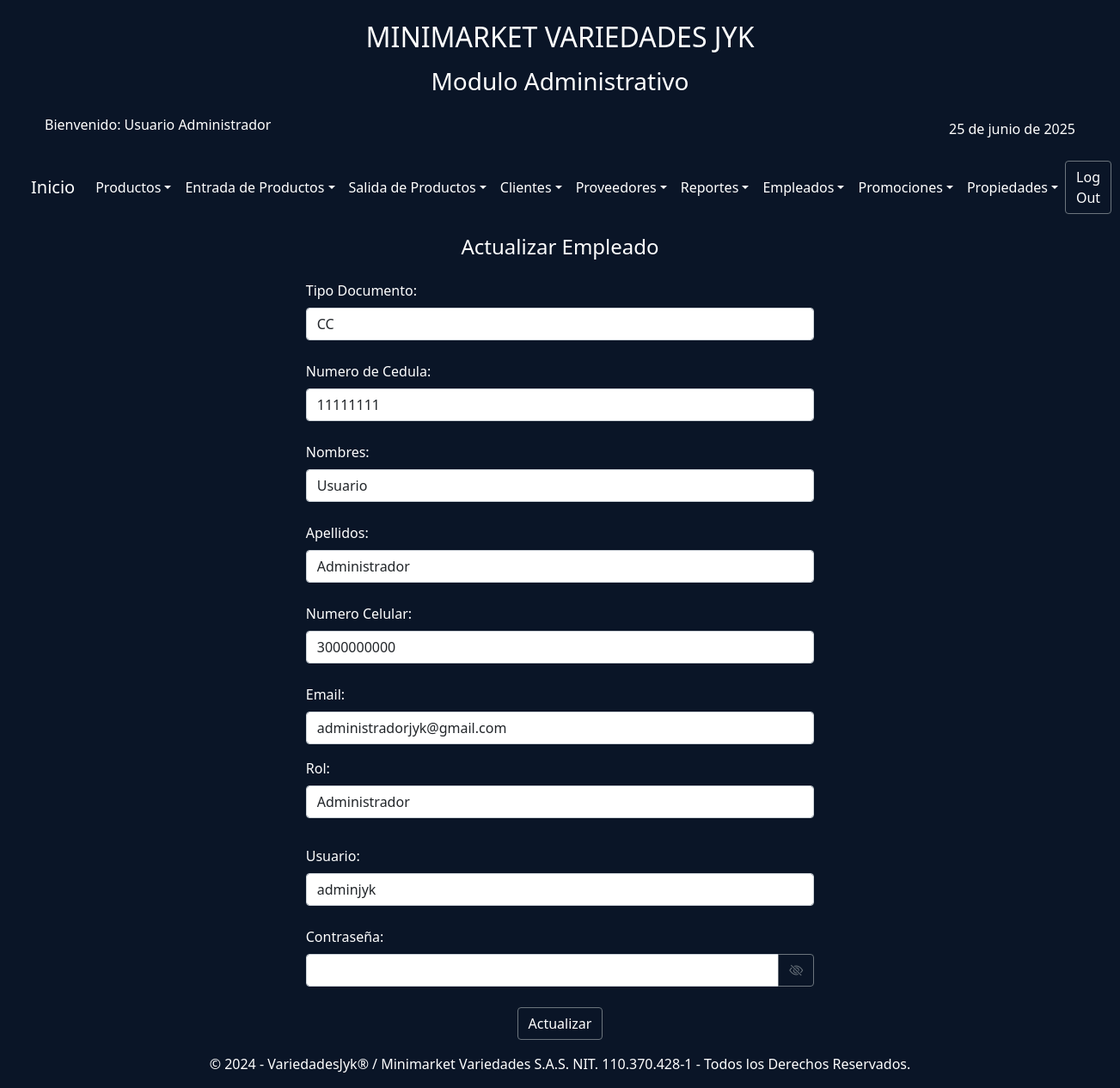
Page /index.php?action=actualizarUsuarioId&idUsuario=1 (signed in) on the committed database.
### tables this page shows
CREATE TABLE IF NOT EXISTS `registro_usuarios` (
  `idUsuario` int NOT NULL AUTO_INCREMENT,
  `idTipoDocum` int NOT NULL,
  `NumIdentificacion` varchar(15) NOT NULL,
  `Nombres` varchar(30) NOT NULL,
  `Apellidos` varchar(30) NOT NULL,
  `NumCelular` varchar(10) NOT NULL,
  `Email` varchar(40) NOT NULL,
  `idRol` int NOT NULL,
  `Usuario` varchar(10) NOT NULL,
  `Contraseña` varchar(150) NOT NULL,
  PRIMARY KEY (`idUsuario`),
  KEY `idTipoDocum` (`idTipoDocum`),
  KEY `idRol` (`idRol`)
);

CREATE TABLE IF NOT EXISTS `tipo_documento` (
  `idTipoDocum` int NOT NULL AUTO_INCREMENT,
  `tipoDocum` varchar(20) NOT NULL,
  PRIMARY KEY (`idTipoDocum`)
);

CREATE TABLE IF NOT EXISTS `roles` (
  `idRol` int NOT NULL AUTO_INCREMENT,
  `Rol` varchar(20) NOT NULL,
  PRIMARY KEY (`idRol`)
);

### controllers/controladorUsuario.php (called while the page is built, shortened)
<?php
require_once('./models/modeloUsuario.php');
require_once('./config/conexionBDJYK.php');
class ControladorUsuario
{
    private $modeloUsuario;
    public function __construct()
    {
        $database = new DataBase();
        $this->db = $database->getConnectionJYK();
        $this->modeloUsuario = new ModeloUsuario($this->db);
    }
    public function datosUsuaGenPorId()
    {
        $idUsua = $_GET['idUsuario'] ?? '';
        return $this->modeloUsuario->consultUsuaId($idUsua);
    }
}

### config/conexionBDJYK.php (called while the page is built)
<?php
class DataBase
{
    private $host = "localhost";
    private $db_name = "variedadesjyk";
    private $username = "variedadesjyk";
    private $password = "variedJYK2025";
    private static $conn = null;
    public function getConnectionJYK()
    {
        if (self::$conn === null) {
            try {
                self::$conn = new PDO(
                    "mysql:host=" . $this->host . ";dbname=" . $this->db_name,
                    $this->username,
                    $this->password
                );
                self::$conn->exec("set names utf8");
            } catch (PDOException $e) {
                echo "Error de Conexión: " . $e->getMessage();
                exit;
            }
        }
        return self::$conn;
    }
}

### models/modeloUsuario.php (called while the page is built, shortened)
<?php
class ModeloUsuario
{
    private $conn;
    private $table = "registro_usuarios";
    public function __construct($db)
    {
        $this->conn = $db;
    }
    public function consultUsuaId($idUsua)
    {
        $query = "SELECT idUsuario, idTipoDocum, NumIdentificacion, Nombres, Apellidos, NumCelular, Email, idRol, Usuario FROM " . $this->table . " WHERE idUsuario=?";
        $stmt = $this->conn->prepare($query);
        $stmt->execute([$idUsua]);
        return $stmt->fetchAll(PDO::FETCH_ASSOC);
    }
}

### controllers/controladorTipoDocum.php (called while the page is built, shortened)
<?php
require_once('./models/modeloTipoDocum.php');
require_once('./config/conexionBDJYK.php');
class ControladorTipoDocum
{
    private $modeloTipoDocum;
    public function __construct()
    {
        $database = new DataBase();
        $this->db = $database->getConnectionJYK();
        $this->modeloTipoDocum = new ModeloTipoDocum($this->db);
    }
    public function listaTiposDocum()
    {
        return $this->modeloTipoDocum->consultGenTipoDocum();
    }
}

### models/modeloTipoDocum.php (called while the page is built)
<?php
class ModeloTipoDocum
{
    private $conn;
    private $table = "tipo_documento";
    public function __construct($db)
    {
        $this->conn = $db;
    }
    public function consultGenTipoDocum()
    {
        $query = "SELECT * FROM " . $this->table;
        $stmt = $this->conn->query($query);
        return $stmt->fetchAll(PDO::FETCH_ASSOC);
    }
}

### controllers/controladorRol.php (called while the page is built, shortened)
<?php
require_once('./models/modeloRol.php');
require_once('./config/conexionBDJYK.php');
class ControladorRol
{
    private $modeloRol;
    public function __construct()
    {
        $database = new DataBase();
        $this->db = $database->getConnectionJYK();
        $this->modeloRol = new ModeloRol($this->db);
    }
    public function listaRoles()
    {
        return $this->modeloRol->consultGenRoles();
    }
}

### models/modeloRol.php (called while the page is built)
<?php
class ModeloRol
{
    private $conn;
    private $table = "roles";
    public function __construct($db)
    {
        $this->conn = $db;
    }
    public function consultGenRoles()
    {
        $query = "SELECT * FROM " . $this->table;
        $stmt = $this->conn->query($query);
        return $stmt->fetchAll(PDO::FETCH_ASSOC);
    }
}

### views/usuarios/actualizarUsuario.php (the view, shortened to what this page needs)
<?php include('./views/layautModAdmin/headerModAdmin.php'); ?>
<div class="container-fluid">
    <div class="row justify-content-center">
        <div class="col-lg-6 col-md-8 col-sm-10">
            <div class="text-center text-white mt-3">
                <h4>Actualizar Empleado</h4>
            </div>
            <form class=" mt-2" action="index.php?action=actualizarUsuario" method="post">
                <?php foreach ($usuarios as $usuario): ?>
                    <div class=" mt-2">
                        <label for="tipoDocum" class="form-label text-white mt-3">Tipo Documento:</label>
                        <?php $tipoDoc = $usuario['idTipoDocum']; ?>
                        <select id="tipoDocum" name="tipoDocum" class="form-control" required>
                            <?php foreach ($tipoDocum as $tipos): ?>
                                <option value="<?= $tipos['idTipoDocum']; ?>" <?= $tipos['idTipoDocum'] == $tipoDoc ? 'selected' : '' ?>>
                                    <?= $tipos['tipoDocum']; ?>
                                </option>
                            <?php endforeach; ?>
                        </select>
                    </div>
                    <div class=" mt-2">
                        <label for="documUsu" class="form-label text-white mt-3">Numero de Cedula:</label>
                        <input type="text" class="form-control" name="documUsu" value="<?= $usuario['NumIdentificacion']; ?>" required>
                    </div>
                    <div class="mt-2">
                        <label for="nomUsu" class="form-label text-white mt-3">Nombres:</label>
                        <input type="text" class="form-control" name="nomUsu" value="<?= $usuario['Nombres']; ?>" required>
                    </div>
                    <div class="mt-2">
                        <label for="apellUsu" class="form-label text-white mt-3">Apellidos:</label>
                        <input type="text" class="form-control" name="apellUsu" value="<?= $usuario['Apellidos']; ?>" required>
                    </div>
                    <div class=" mt-2">
                        <label for="numCel" class="form-label text-white mt-3">Numero Celular:</label>
                        <input type="text" class="form-control" name="numCel" value="<?= $usuario['NumCelular']; ?>" pattern="3[0-9]{9}" maxlength="10" title="Ingresa un número de celular válido (10 dígitos, inicia en 3)" required>
                    </div>
                    <div class="mt-2">
                        <label for="correoUsu" class="form-label text-white mt-3">Email:</label>
                        <input type="email" class="form-control" id="correo" name="correoUsu" value="<?= $usuario['Email']; ?>" required>
                    </div>
                    <div class="mb-3">
                        <label for="seleccionRol" class="form-label text-white mt-3">Rol:</label>
                        <?php $tipoRol = $usuario['idRol']; ?>
                        <select id="seleccionRol" name="seleccionRol" class="form-control" required>
                            <?php foreach ($tipoRoles as $tipoRole): ?>
                                <option value="<?= $tipoRole['idRol']; ?>" <?= $tipoRole['idRol'] == $tipoRol ? 'selected' : '' ?>>
                                    <?= $tipoRole['Rol']; ?>
                                </option>
                            <?php endforeach; ?>
                        </select>
                    </div>
                    <div class=" mt-2">
                        <label for="usuario" class="form-label text-white mt-3">Usuario:</label>
                        <input type="text" class="form-control" name="usuario" value="<?= $usuario['Usuario']; ?>" required>
                    </div>
                    <div class="mt-2">
                        <label for="contraseña" class="form-label text-white mt-3">Contraseña:</label>
                        <div class="input-group">
                            <input type="password" class="form-control" name="contraseña" id="contrasena">
                            <button type="button" class="btn btn-outline-secondary" id="togglePassword">
                                <i class="bi bi-eye-slash icon-white"></i> </button>
                        </div>
                    </div>
                    <div class="text-center mt-4">
                        <button type="submit" class="btn btn-outline-secondary text-white">Actualizar</button>
                    </div>
                <?php endforeach; ?>
            </form>
        </div>
    </div>
</div>
</div>
</main>
<?php include('./views/layautModAdmin/footerModAdmin.php'); ?>

### css/DesingBody.css (style rules this page uses)
body { background-color: #0a1527 ; }
.row { margin: 0; padding: 0; }

### rows in the picture
registro_usuarios: tipoDocum "CC", documUsu "11111111", nomUsu "Usuario", apellUsu "Administrador", numCel "3000000000", correoUsu "administradorjyk@gmail.com", seleccionRol "Administrador", usuario "adminjyk"

### other values in the picture
$_SESSION['nombre'] "Usuario"
$_SESSION['apellido'] "Administrador"
